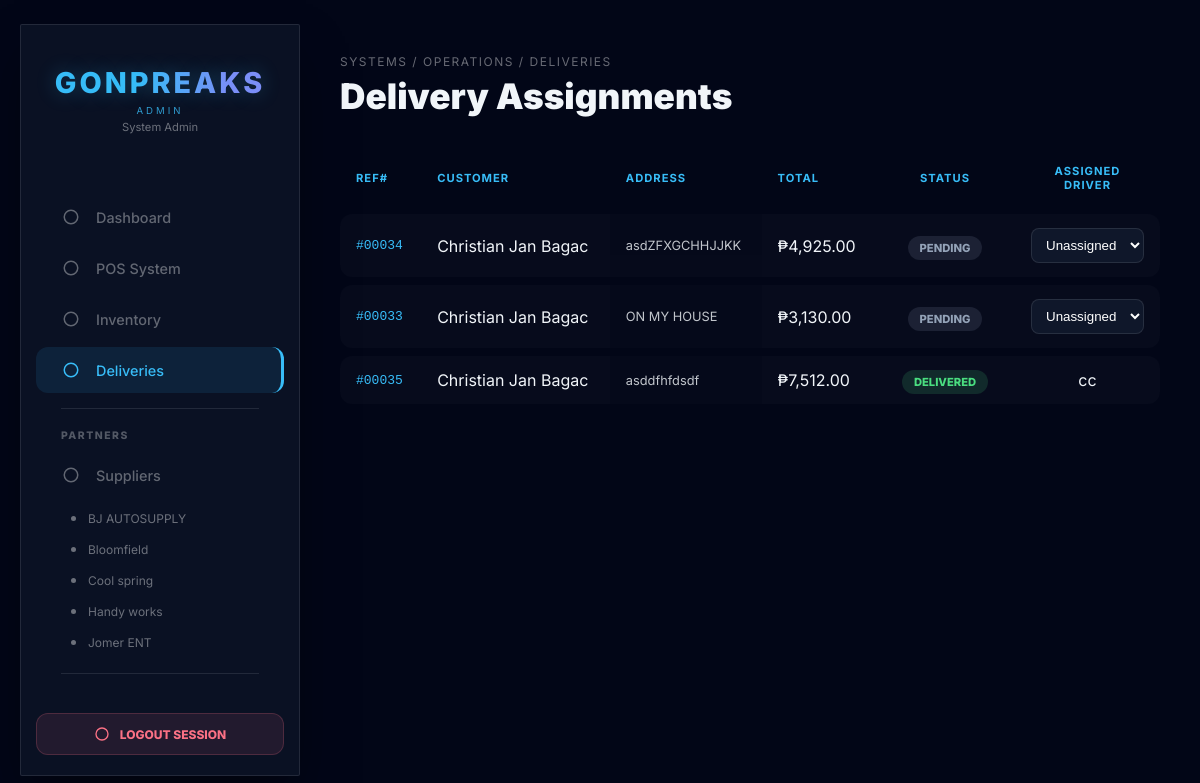
The page /autosupply/deliveries.php (signed in) on the database its author committed.
### tables this page shows
CREATE TABLE `suppliers` (
  `supplier_id` int(11) NOT NULL,
  `shop_name` varchar(255) NOT NULL,
  `address_city` varchar(50) DEFAULT NULL,
  `address_province` varchar(50) DEFAULT NULL,
  `address_complete` text DEFAULT NULL,
  `contact_number` varchar(20) DEFAULT NULL,
  `email` varchar(100) DEFAULT NULL,
  `viber` varchar(20) DEFAULT NULL
);

CREATE TABLE `deliveries` (
  `delivery_id` int(11) NOT NULL,
  `sale_id` int(11) DEFAULT NULL,
  `customer_name` varchar(100) DEFAULT NULL,
  `contact_number` varchar(20) DEFAULT NULL,
  `delivery_address` text DEFAULT NULL,
  `delivery_status` enum('Pending','Assigned','En Route','Delivered','Cancelled','Issue') NOT NULL DEFAULT 'Pending',
  `delivered_at` timestamp NULL DEFAULT NULL,
  `driver_name` varchar(100) DEFAULT NULL,
  `driver_user_id` int(11) DEFAULT NULL,
  `pahinante_name` varchar(100) DEFAULT NULL,
  `delivery_date` date DEFAULT NULL
);

CREATE TABLE `sales` (
  `sale_id` int(11) NOT NULL,
  `cashier_name` varchar(100) DEFAULT NULL,
  `handled_by_user_id` int(11) DEFAULT NULL,
  `total_amount` decimal(10,2) DEFAULT NULL,
  `payment_method` enum('Cash','GCash','Bank_Transfer') DEFAULT NULL,
  `order_type` varchar(20) DEFAULT 'Personal',
  `created_at` timestamp NOT NULL DEFAULT current_timestamp(),
  `status` enum('Completed','Voided','Returned') DEFAULT 'Completed'
);

CREATE TABLE `users` (
  `user_id` int(11) NOT NULL,
  `full_name` varchar(100) DEFAULT NULL,
  `username` varchar(50) DEFAULT NULL,
  `password` varchar(255) DEFAULT NULL,
  `role` enum('Admin','Cashier','Driver','Restocker','Account Manager') DEFAULT 'Cashier',
  `status` enum('Active','Inactive') NOT NULL DEFAULT 'Active',
  `driver_status` enum('Off-Duty','Available','In-Transit','On-Site') NOT NULL DEFAULT 'Off-Duty',
  `created_at` timestamp NOT NULL DEFAULT current_timestamp()
);

### autosupply/deliveries.php (the view, shortened to what this page needs)
<?php
include 'db_connect.php';
require_once 'icons.php';
$deliveries = $conn->query("
    SELECT d.*, s.total_amount, s.payment_method, u.full_name AS driver_name_assigned
    FROM deliveries d
    LEFT JOIN sales s ON d.sale_id = s.sale_id
    LEFT JOIN users u ON d.driver_user_id = u.user_id
    ORDER BY FIELD(d.delivery_status, 'Issue','Pending','Assigned','En Route','Delivered','Cancelled'), d.delivery_id DESC
");
?>
<!DOCTYPE html>
<html lang="en">
<head>
    <link rel="stylesheet" href="css/style.css">
</head>
<body>
    <?php include 'sidebar.php'; ?>
    <div class="main-content">
        <span class="breadcrumb">SYSTEMS / OPERATIONS / DELIVERIES</span>
        <h1 class="page-title">Delivery Assignments</h1>
        <table>
            <thead>
                <tr>
                    <th>Ref#</th><th>Customer</th><th>Address</th><th>Total</th><th>Status</th><th>Assigned Driver</th>
                </tr>
            </thead>
            <tbody>
            <?php
            $badge_map = [
                'Pending' => 'b-pending', 'Assigned' => 'b-assigned', 'En Route' => 'b-enroute',
                'Delivered' => 'b-delivered', 'Issue' => 'b-issue', 'Cancelled' => 'b-cancelled'
            ];
            if ($deliveries->num_rows === 0):
            ?>
                <tr><td colspan="6" style="text-align:center; padding:40px; opacity:0.4;">No deliveries recorded yet.</td></tr>
            <?php else: while ($d = $deliveries->fetch_assoc()):
                $badge_class = $badge_map[$d['delivery_status']] ?? 'b-pending';
            ?>
                <tr>
                    <td style="font-family:monospace; color:#38bdf8;">#<?php echo str_pad($d['sale_id'], 5, '0', STR_PAD_LEFT); ?></td>
                    <td><?php echo htmlspecialchars($d['customer_name'] ?: 'Walk-in'); ?></td>
                    <td style="font-size:0.8rem; opacity:0.8;"><?php echo htmlspecialchars($d['delivery_address'] ?: '-'); ?></td>
                    <td>₱<?php echo number_format($d['total_amount'] ?? 0, 2); ?></td>
                    <td><span class="badge <?php echo $badge_class; ?>"><?php echo htmlspecialchars($d['delivery_status']); ?></span></td>
                    <td>
                        <?php if (in_array($d['delivery_status'], ['Delivered', 'Cancelled'])): ?>
                            <?php echo htmlspecialchars($d['driver_name_assigned'] ?? '-'); ?>
                        <?php else: ?>
                            <form action="assign_delivery.php" method="POST" style="display:flex; gap:8px;">
                                <select name="driver_user_id" class="assign-select" onchange="this.form.submit()">
                                    <option value="">Unassigned</option>
                                </select>
                            </form>
                        <?php endif; ?>
                    </td>
                </tr>
            <?php endwhile; endif; ?>
            </tbody>
        </table>
    </div>
</body>
</html>

### autosupply/sidebar.php (shortened to what this page needs)
<?php
require_once 'icons.php';
$current_role = $_SESSION['role'] ?? '';
$nav_access = [
    'Dashboard'   => ['Admin', 'Account Manager', 'Cashier', 'Driver', 'Restocker'],
    'POS'         => ['Admin', 'Account Manager', 'Cashier'],
    'Inventory'   => ['Admin', 'Account Manager', 'Restocker'],
    'Suppliers'   => ['Admin', 'Account Manager', 'Restocker'],
    'Employees'   => ['Admin', 'Account Manager'],
    'Attendance'  => ['Admin', 'Account Manager'],
    'Deliveries'  => ['Admin', 'Account Manager'],
    'TimeClock'   => ['Cashier', 'Driver', 'Restocker'],
];
function can_see($section, $role, $nav_access) {
    return in_array($role, $nav_access[$section] ?? []);
}
$sidebar_result = null;
if (can_see('Suppliers', $current_role, $nav_access)) {
    $sidebar_query = "SELECT shop_name, supplier_id FROM suppliers ORDER BY shop_name ASC LIMIT 5";
    $sidebar_result = mysqli_query($conn, $sidebar_query);
}
$current_supplier_id = $_GET['id'] ?? null;
?>
<div class="sidebar">
    <div class="sidebar-header">
        <h1 class="brand-name">GONPREAKS</h1>
        <div class="brand-role"><?php echo strtoupper($_SESSION['role'] ?? 'GUEST'); ?></div>
        <?php if (!empty($_SESSION['name'])): ?>
            <div style="font-size:0.7rem; color:rgba(255,255,255,0.4); margin-top:4px;"><?php echo htmlspecialchars($_SESSION['name']); ?></div>
        <?php endif; ?>
    </div>
    <nav>
        <?php if (can_see('Dashboard', $current_role, $nav_access)): ?>
        <a href="dashboard.php" class="nav-item <?php echo (basename($_SERVER['PHP_SELF']) == 'dashboard.php') ? 'active' : ''; ?>">
            <span class="icon-slot"><?php echo icon('dashboard'); ?></span> <span>Dashboard</span>
        </a>
        <?php endif; ?>
        <?php if (can_see('POS', $current_role, $nav_access)): ?>
        <a href="pos.php" class="nav-item <?php echo (basename($_SERVER['PHP_SELF']) == 'pos.php') ? 'active' : ''; ?>">
            <span class="icon-slot"><?php echo icon('cash-register'); ?></span> <span>POS System</span>
        </a>
        <?php endif; ?>
        <?php if (can_see('Inventory', $current_role, $nav_access)): ?>
        <a href="inventory.php" class="nav-item <?php echo (basename($_SERVER['PHP_SELF']) == 'inventory.php') ? 'active' : ''; ?>">
            <span class="icon-slot"><?php echo icon('boxes'); ?></span> <span>Inventory</span>
        </a>
        <?php endif; ?>
        <?php if (can_see('Deliveries', $current_role, $nav_access)): ?>
        <a href="deliveries.php" class="nav-item <?php echo (basename($_SERVER['PHP_SELF']) == 'deliveries.php') ? 'active' : ''; ?>">
            <span class="icon-slot"><?php echo icon('route'); ?></span> <span>Deliveries</span>
        </a>
        <?php endif; ?>
        <?php if (can_see('Suppliers', $current_role, $nav_access)): ?>
        <div class="sidebar-divider"></div>
        <div class="section-label">Partners</div>
        <a href="suppliers.php" class="nav-item <?php echo (basename($_SERVER['PHP_SELF']) == 'suppliers.php') ? 'active' : ''; ?>">
            <span class="icon-slot"><?php echo icon('truck'); ?></span> <span>Suppliers</span>
        </a>
        <div class="sub-menu">
            <?php if ($sidebar_result): ?>
                <?php while ($side_row = mysqli_fetch_assoc($sidebar_result)): ?>
                    <?php $active_sub = ($current_supplier_id == $side_row['supplier_id']) ? 'active' : ''; ?>
                    <a href="supplier_products.php?id=<?php echo $side_row['supplier_id']; ?>" class="sub-nav-item <?php echo $active_sub; ?>">
                        <span class="sub-dot"></span><span><?php echo htmlspecialchars($side_row['shop_name']); ?></span>
                    </a>
                <?php endwhile; ?>
            <?php endif; ?>
        </div>
        <?php endif; ?>
        <?php if (can_see('Employees', $current_role, $nav_access)): ?>
        <div class="sidebar-divider"></div>
        <?php endif; ?>
    </nav>
    <div class="logout-box">
        <a href="logout.php" class="logout-btn">
            <?php echo icon('logout', 16); ?> <span>Logout Session</span>
        </a>
    </div>
</div>

### autosupply/css/style.css (style rules this page uses)
:root { --primary-dark: #0f172a; --secondary-dark: #020617; --accent-blue: #38bdf8; --accent-green: #22c55e; --accent-red: #fb7185; --text-color: #f1f5f9; --glass-bg: rgba(255, 255, 255, 0.03); --glass-border: rgba(255, 255, 255, 0.1); --sidebar-bg: rgba(15, 23, 42, 0.7); --shadow: 0 25px 50px -12px rgba(0, 0, 0, 0.5); }
* { box-sizing: border-box; margin: 0; padding: 0; }
body { background: radial-gradient(circle at top left, var(--primary-dark), var(--secondary-dark)); color: var(--text-color); font-family: 'Inter', sans-serif; height: 100vh; display: flex; overflow: hidden; }
.sidebar { width: 280px; height: 94vh; margin: 3vh 0 3vh 20px; background: var(--sidebar-bg); backdrop-filter: blur(20px); -webkit-backdrop-filter: blur(20px); border: 1px solid var(--glass-border); border-radius: 24px; display: flex; flex-direction: column; z-index: 1000; box-shadow: var(--shadow); flex-shrink: 0; }
.main-content { flex-grow: 1; height: 100vh; overflow-y: auto; padding: 50px 40px; scroll-behavior: smooth; }
.sidebar-header { padding: 45px 20px; text-align: center; }
.sidebar-header h1 { font-size: 1.8rem; font-weight: 800; letter-spacing: 3px; text-transform: uppercase; background: linear-gradient(to right, #38bdf8 20%, #818cf8 40%, #818cf8 60%, #38bdf8 80%); background-size: 200% auto; -webkit-background-clip: text; -webkit-text-fill-color: transparent; animation: shine 4s linear infinite; text-shadow: 0 0 20px rgba(56, 189, 248, 0.3); }
.sidebar nav { flex: 1; padding: 20px 15px; }
.nav-item { padding: 14px 20px; text-decoration: none; color: var(--text-color); display: flex; align-items: center; gap: 15px; font-size: 0.95rem; transition: 0.3s; opacity: 0.6; border-radius: 12px; margin-bottom: 5px; }
.nav-item:hover, .nav-item.active { opacity: 1; background: rgba(56, 189, 248, 0.1); color: var(--accent-blue); }
table { width: 100%; border-collapse: separate; border-spacing: 0 8px; }
th:nth-last-child(2), td:nth-last-child(2) { width: 140px; text-align: center; }
th:last-child, td:last-child { width: 100px; text-align: center; }
td { padding: 15px 20px; background: rgba(255, 255, 255, 0.02); vertical-align: middle; white-space: nowrap; }
td:first-child { border-radius: 12px 0 0 12px; }
td:last-child { border-radius: 0 12px 12px 0; }

### autosupply/deliveries.php (style rules this page uses)
body { margin:0; background:#020617; color:#f1f5f9; font-family:'Inter',sans-serif; display:flex; }
.main-content { flex-grow:1; padding:50px 40px; height:100vh; overflow-y:auto; box-sizing:border-box; }
.breadcrumb { font-size:0.75rem; color:rgba(255,255,255,0.4); text-transform:uppercase; letter-spacing:1.5px; }
.page-title { font-size:2.2rem; font-weight:900; margin:5px 0 25px; }
table { width:100%; border-collapse:separate; border-spacing:0 8px; }
td, th { padding:14px 16px; text-align:left; }
th { font-size:0.7rem; color:#38bdf8; text-transform:uppercase; letter-spacing:1px; }
td { background:rgba(255,255,255,0.02); }
td:first-child { border-radius:12px 0 0 12px; }
td:last-child { border-radius:0 12px 12px 0; }
.badge { padding:5px 12px; border-radius:50px; font-size:0.7rem; font-weight:800; text-transform:uppercase; }
.b-pending { background:rgba(148,163,184,0.15); color:#94a3b8; }
.b-delivered { background:rgba(74,222,128,0.15); color:#4ade80; }
select.assign-select { padding:8px 10px; background:#0f172a; color:white; border:1px solid rgba(255,255,255,0.1); border-radius:8px; }

### rows shown on the page
suppliers: shop_name "BJ AUTOSUPPLY"
suppliers: shop_name "Bloomfield"
suppliers: shop_name "Cool spring"
suppliers: shop_name "Handy works"
suppliers: shop_name "Jomer ENT"
deliveries: sale "00034", customer_name "Christian Jan Bagac", delivery_address "asdZFXGCHHJJKK", sale.total_amount "4,925.00", delivery_status "PENDING"
deliveries: sale "00033", customer_name "Christian Jan Bagac", delivery_address "ON MY HOUSE", sale.total_amount "3,130.00", delivery_status "PENDING"
deliveries: sale "00035", customer_name "Christian Jan Bagac", delivery_address "asddfhfdsdf", sale.total_amount "7,512.00", delivery_status "DELIVERED", users.full_name "cc"

### other values the page prints
$_SESSION['role'] "ADMIN"
$_SESSION['name'] "System Admin"
